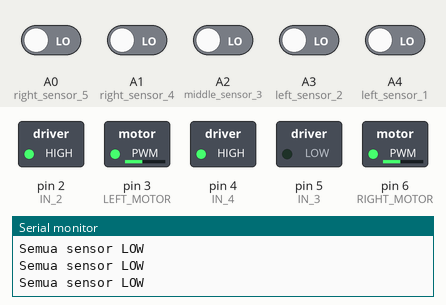
Bench run of a sketch on a simulated Arduino Uno, built with avr-gcc and run on an emulated ATmega328P. Parts: switched loads named in the sketch (green lamp = pin HIGH), the last lines printed to the serial monitor. Inputs (shaded band) come from the test bench; at power-on: A0 (right_sensor_5), A1 (right_sensor_4), A2 (middle_sensor_3), A3 (left_sensor_2), A4 (left_sensor_1) LOW. Pins used as bus, display or sensor lines are not drawn.

Above: at 1.2 s.
1.3 s: A0 (right_sensor_5) driven HIGH
At 2.4 s:
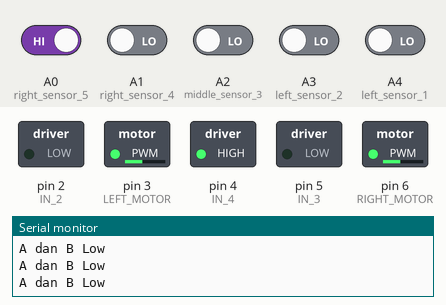
2.8 s: A4 (left_sensor_1) driven HIGH
At 3.3 s:
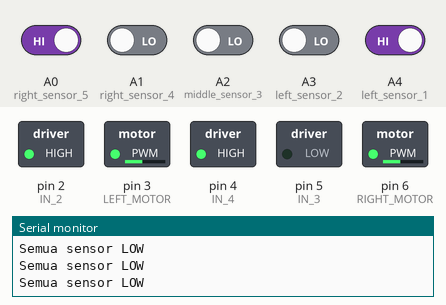
5.8 s: A3 (left_sensor_2) driven HIGH
At 6.3 s:
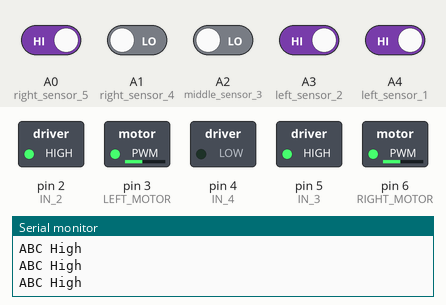
7.3 s: A1 (right_sensor_4) driven HIGH
At 8.0 s:
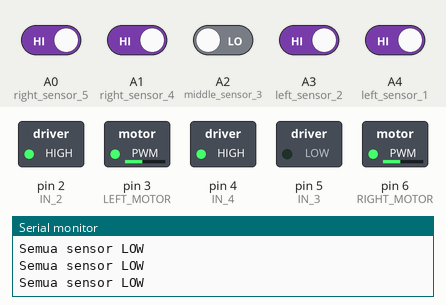
10.3 s: A2 (middle_sensor_3) driven HIGH
At 11.4 s:
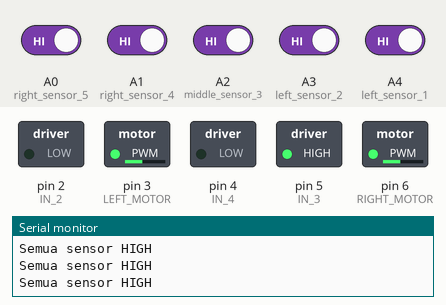
11.8 s: A2 (middle_sensor_3) driven LOW
At 12.6 s:
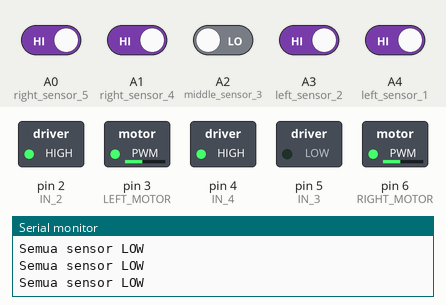
Timing chart, 0 to 14.3 s (numbered marks = the images above; inputs shaded):
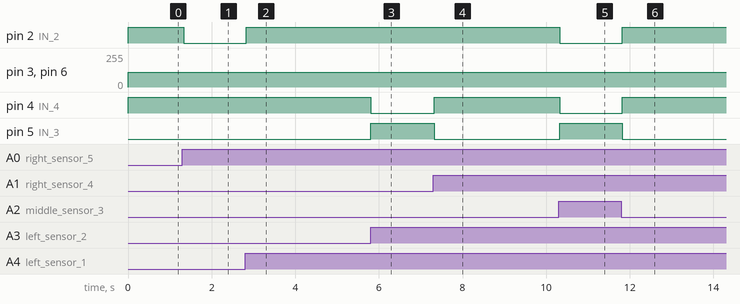

Measured:
- after the input at 1.3 s, pin 2 (IN_2): HIGH → LOW at once
- after the input at 2.8 s, pin 2 (IN_2): LOW → HIGH at once
- after the input at 5.8 s, pin 4 (IN_4): HIGH → LOW at once; pin 5 (IN_3): LOW → HIGH at once
- after the input at 7.3 s, pin 4 (IN_4): LOW → HIGH at once; pin 5 (IN_3): HIGH → LOW at once
- after the input at 10.3 s, pin 2 (IN_2), pin 4 (IN_4): HIGH → LOW at once; pin 5 (IN_3): LOW → HIGH at once
- after the input at 11.8 s, pin 2 (IN_2), pin 4 (IN_4): LOW → HIGH at once; pin 5 (IN_3): HIGH → LOW at once

The sketch:

sketch_jun28d.ino
```cpp
void setup() {
  Serial.begin(9600);
 pinMode(A4, INPUT);//left sensor 1
 pinMode(A3, INPUT);//left sensor 2
 pinMode(A2, INPUT);//middle sensor 3
 pinMode(A1, INPUT);//right sensor 4
 pinMode(A0, INPUT);//right sensor 5
 pinMode(3, OUTPUT);//LEFT MOTOR: EN_A
 pinMode(1, OUTPUT);//IN_1
 pinMode(2, OUTPUT);//IN_2
 pinMode(6, OUTPUT);//RIGHT MOTOR : EN_B
 pinMode(5, OUTPUT);//IN_3
 pinMode(4, OUTPUT);//IN_4
}

void loop() {
  int a = digitalRead(A4);
  int b = digitalRead(A3);
  int c = digitalRead(A2);
  int d = digitalRead(A1);
  int e = digitalRead(A0);
if (
(a == HIGH && b == HIGH && c == LOW && d==HIGH && e== HIGH)||
(a == HIGH && b == LOW && c == LOW && d==LOW && e== HIGH)||
(a == LOW && b == LOW && c == LOW && d==LOW && e== LOW))//FORWARD

{
  Serial.println("Semua sensor LOW");
analogWrite(3, 110);
digitalWrite(2, HIGH);
digitalWrite(1, LOW);
analogWrite(6, 110);
digitalWrite(4, HIGH);
digitalWrite(5, LOW);
}
if ((a == HIGH && b == LOW && c == HIGH && d==HIGH && e==HIGH)) //LEFT TURN
{
    Serial.println("B Low");
analogWrite(3, 110);
digitalWrite(2, LOW);
digitalWrite(1, HIGH);
analogWrite(6, 110);
digitalWrite(4, HIGH);
digitalWrite(5, LOW);
}
if ((a==LOW && b== LOW && c==HIGH &&d==HIGH &&e==HIGH)||(a==LOW && b== LOW && c==LOW &&d== HIGH &&e==HIGH)||(a==LOW && b== HIGH &&
c==HIGH &&d== HIGH &&e==HIGH)||(a==HIGH && b== LOW && c==LOW &&d== HIGH &&e==HIGH)||(a==LOW &&b== LOW && c==LOW && d==LOW && e==HIGH)) //FULL LEFT TURN
{
  Serial.println("A dan B Low");
analogWrite(3, 110);
digitalWrite(2, LOW);
digitalWrite(1, HIGH);
analogWrite(6, 110);
digitalWrite(4, HIGH);
digitalWrite(5, LOW);
}
if ((a == HIGH && b == HIGH && c == HIGH && d==LOW && e==HIGH)) //RIGHT TURN
{
    Serial.println("D Low");
analogWrite(3, 110);
digitalWrite(2, HIGH);
digitalWrite(1, LOW);
analogWrite(6, 110);
digitalWrite(4, LOW);
digitalWrite(5, HIGH);
}
if ((a==HIGH && b== HIGH && c==HIGH &&d==LOW &&e==LOW)||(a==HIGH && b== HIGH && c==LOW &&d== LOW &&e==LOW)||(a==HIGH && b== HIGH &&
c==HIGH &&d== HIGH &&e==LOW)||(a==HIGH && b== LOW && c==LOW &&d== LOW &&e==LOW)||(a==HIGH &&
b== HIGH && c==LOW &&d== LOW &&e==HIGH) ) //FULL RIGHT TURN
{
    Serial.println("ABC High");
analogWrite(3, 110);
digitalWrite(2, HIGH);
digitalWrite(1, LOW);
analogWrite(6, 110);
digitalWrite(4, LOW);
digitalWrite(5, HIGH);
}
if (a == HIGH && b == HIGH && c == HIGH && d==HIGH && e== HIGH) // BACK
{
    Serial.println("Semua sensor HIGH");
analogWrite(3, 110);
digitalWrite(2, LOW);
digitalWrite(1, HIGH);
analogWrite(6, 110);
digitalWrite(4, LOW);
digitalWrite(5, HIGH);
}
}
```
